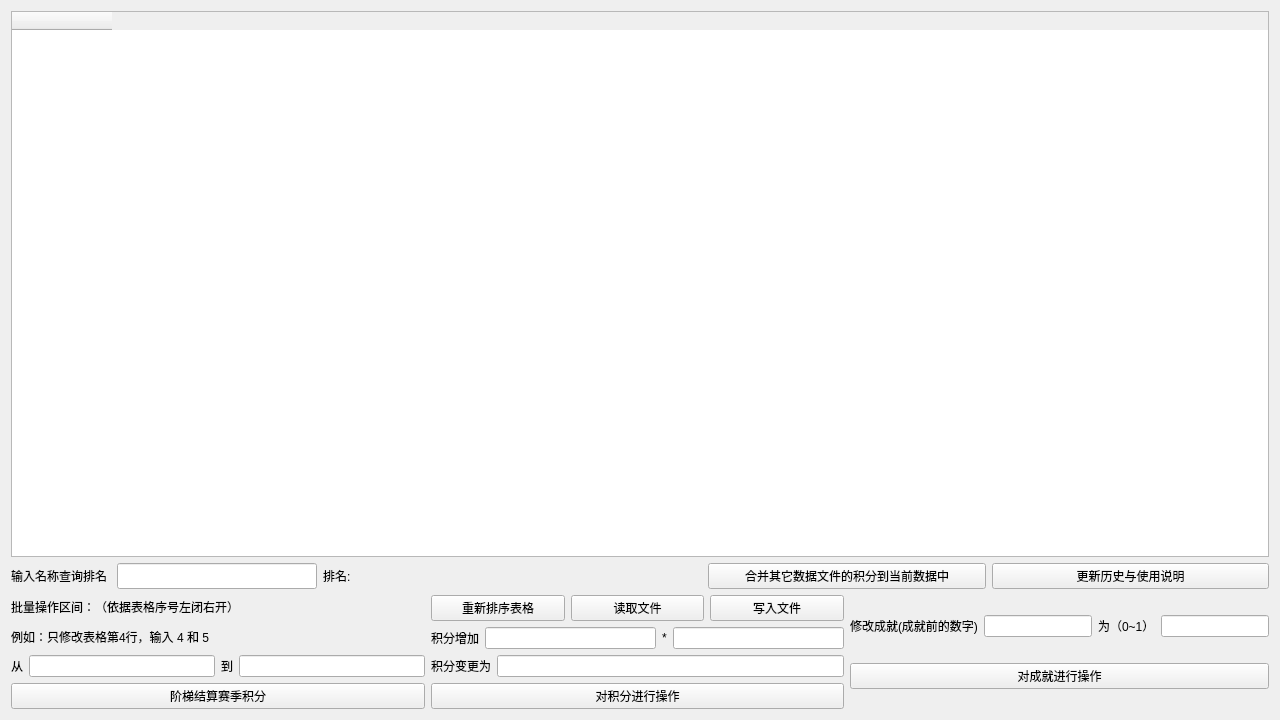
<?xml version="1.0" encoding="UTF-8"?>
<ui version="4.0">
 <class>MODmenu</class>
 <widget class="QWidget" name="MODmenu">
  <property name="geometry">
   <rect>
    <x>0</x>
    <y>0</y>
    <width>1280</width>
    <height>720</height>
   </rect>
  </property>
  <property name="windowTitle">
   <string>Form</string>
  </property>
  <layout class="QVBoxLayout" name="verticalLayout_4">
   <item>
    <widget class="QTableWidget" name="datatable">
     <property name="sizePolicy">
      <sizepolicy hsizetype="Expanding" vsizetype="Expanding">
       <horstretch>1</horstretch>
       <verstretch>1</verstretch>
      </sizepolicy>
     </property>
     <property name="font">
      <font>
       <pointsize>9</pointsize>
      </font>
     </property>
     <property name="sizeAdjustPolicy">
      <enum>QAbstractScrollArea::AdjustToContentsOnFirstShow</enum>
     </property>
     <column>
      <property name="text">
       <string/>
      </property>
     </column>
    </widget>
   </item>
   <item>
    <layout class="QHBoxLayout" name="horizontalLayout_5">
     <item>
      <widget class="QLabel" name="label_8">
       <property name="maximumSize">
        <size>
         <width>100</width>
         <height>16777215</height>
        </size>
       </property>
       <property name="text">
        <string>输入名称查询排名</string>
       </property>
      </widget>
     </item>
     <item>
      <widget class="QLineEdit" name="inputname">
       <property name="maximumSize">
        <size>
         <width>200</width>
         <height>100</height>
        </size>
       </property>
       <property name="text">
        <string/>
       </property>
      </widget>
     </item>
     <item>
      <widget class="QLabel" name="label_9">
       <property name="maximumSize">
        <size>
         <width>40</width>
         <height>16777215</height>
        </size>
       </property>
       <property name="text">
        <string>排名:</string>
       </property>
      </widget>
     </item>
     <item>
      <widget class="QLabel" name="paiming">
       <property name="maximumSize">
        <size>
         <width>50</width>
         <height>16777215</height>
        </size>
       </property>
       <property name="text">
        <string/>
       </property>
      </widget>
     </item>
     <item>
      <widget class="QLabel" name="resultlabel">
       <property name="text">
        <string/>
       </property>
       <property name="wordWrap">
        <bool>false</bool>
       </property>
      </widget>
     </item>
     <item>
      <widget class="QPushButton" name="inputdataba">
       <property name="text">
        <string>合并其它数据文件的积分到当前数据中</string>
       </property>
      </widget>
     </item>
     <item>
      <widget class="QPushButton" name="help">
       <property name="text">
        <string>更新历史与使用说明</string>
       </property>
      </widget>
     </item>
    </layout>
   </item>
   <item>
    <layout class="QHBoxLayout" name="horizontalLayout_7">
     <item>
      <layout class="QVBoxLayout" name="verticalLayout">
       <item>
        <widget class="QLabel" name="label">
         <property name="text">
          <string>批量操作区间：（依据表格序号左闭右开）</string>
         </property>
        </widget>
       </item>
       <item>
        <widget class="QLabel" name="label_10">
         <property name="text">
          <string>例如：只修改表格第4行，输入 4 和 5</string>
         </property>
        </widget>
       </item>
       <item>
        <layout class="QHBoxLayout" name="horizontalLayout_3">
         <item>
          <widget class="QLabel" name="label_2">
           <property name="text">
            <string>从</string>
           </property>
          </widget>
         </item>
         <item>
          <widget class="QLineEdit" name="from"/>
         </item>
         <item>
          <widget class="QLabel" name="label_3">
           <property name="text">
            <string>到</string>
           </property>
          </widget>
         </item>
         <item>
          <widget class="QLineEdit" name="to"/>
         </item>
        </layout>
       </item>
       <item>
        <widget class="QPushButton" name="calculate">
         <property name="text">
          <string>阶梯结算赛季积分</string>
         </property>
        </widget>
       </item>
      </layout>
     </item>
     <item>
      <layout class="QVBoxLayout" name="verticalLayout_2">
       <item>
        <layout class="QHBoxLayout" name="horizontalLayout_6">
         <item>
          <widget class="QPushButton" name="pushButton_2">
           <property name="text">
            <string>重新排序表格</string>
           </property>
          </widget>
         </item>
         <item>
          <widget class="QPushButton" name="readfile">
           <property name="text">
            <string>读取文件</string>
           </property>
          </widget>
         </item>
         <item>
          <widget class="QPushButton" name="writefile">
           <property name="text">
            <string>写入文件</string>
           </property>
          </widget>
         </item>
        </layout>
       </item>
       <item>
        <layout class="QHBoxLayout" name="horizontalLayout_2">
         <item>
          <widget class="QLabel" name="label_4">
           <property name="text">
            <string>积分增加</string>
           </property>
          </widget>
         </item>
         <item>
          <widget class="QLineEdit" name="addscore"/>
         </item>
         <item>
          <widget class="QLabel" name="label_11">
           <property name="text">
            <string>*</string>
           </property>
          </widget>
         </item>
         <item>
          <widget class="QLineEdit" name="muladdscore"/>
         </item>
        </layout>
       </item>
       <item>
        <layout class="QHBoxLayout" name="horizontalLayout">
         <item>
          <widget class="QLabel" name="label_5">
           <property name="text">
            <string>积分变更为</string>
           </property>
          </widget>
         </item>
         <item>
          <widget class="QLineEdit" name="changescore"/>
         </item>
        </layout>
       </item>
       <item>
        <widget class="QPushButton" name="changescoreButton">
         <property name="text">
          <string>对积分进行操作</string>
         </property>
        </widget>
       </item>
      </layout>
     </item>
     <item>
      <layout class="QVBoxLayout" name="verticalLayout_3">
       <item>
        <layout class="QHBoxLayout" name="horizontalLayout_4">
         <item>
          <widget class="QLabel" name="label_6">
           <property name="text">
            <string>修改成就(成就前的数字)</string>
           </property>
          </widget>
         </item>
         <item>
          <widget class="QLineEdit" name="changeget"/>
         </item>
         <item>
          <widget class="QLabel" name="label_7">
           <property name="text">
            <string>为（0~1）</string>
           </property>
          </widget>
         </item>
         <item>
          <widget class="QLineEdit" name="changegetstate"/>
         </item>
        </layout>
       </item>
       <item>
        <widget class="QPushButton" name="pushButton">
         <property name="text">
          <string>对成就进行操作</string>
         </property>
        </widget>
       </item>
      </layout>
     </item>
    </layout>
   </item>
  </layout>
 </widget>
 <resources/>
 <connections/>
</ui>
